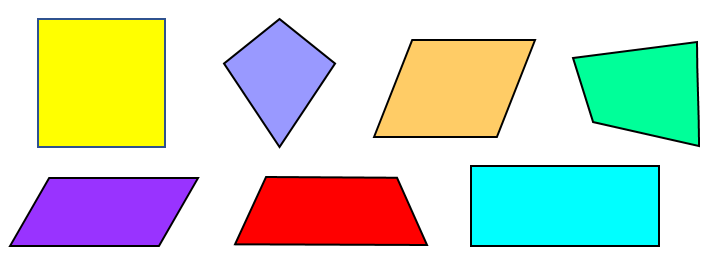
#> input picture img/shapes.png, 711 x 257 px
$ python 0804-cornerHarris-subPix.py   (older library calls are emulated)
#> lines starting #> are read from the running program, lines starting #| are printed output that depends on the picture; after the words box and inside, x2 and y2 are one past the last pixel; in counts of white or black regions, pixels touching at a corner belong together
# 0804.py
import cv2
import numpy as np

#1
def findLocalMaxima(src):
    kernel = cv2.getStructuringElement(shape = cv2.MORPH_RECT, ksize = (11,11))
    dilate = cv2.dilate(src, kernel) # local max if kernel = None, 3x3
    localMax = (src == dilate)

    erode = cv2.erode(src, kernel) # local min if kernel = None, 3x3
    localMax2 = src > erode
    localMax &= localMax2
    points = np.argwhere(localMax == True)
    points[:,[0,1]] = points[:,[1,0]] # switch x,y
    return points

#2
src = cv2.imread('../../img/shapes.png')
#> src is the input picture: shape (257, 711, 3); mean B, G, R 195.7, 214.3, 204.1
gray = cv2.cvtColor(src, cv2.COLOR_BGR2GRAY)
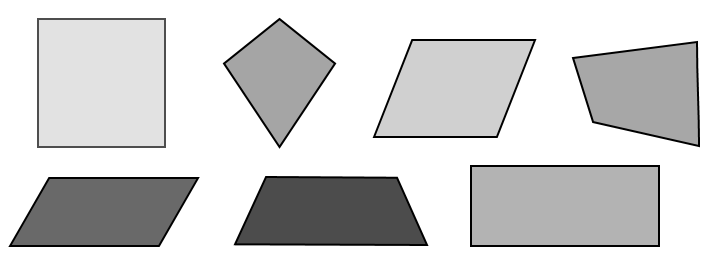
#> gray: shape (257, 711); min 0, max 255, mean 209.2
res = cv2.cornerHarris(gray, blockSize = 5, ksize = 3, k = 0.01)
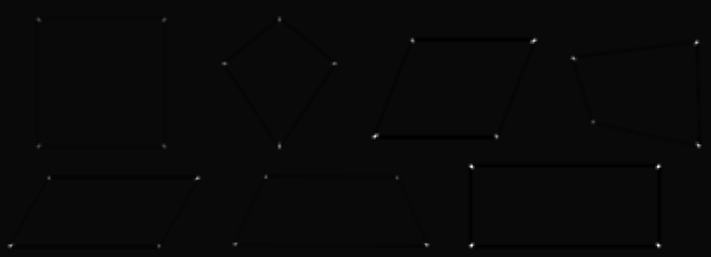
#> res: shape (257, 711) float32; min -0.00444, max 0.117, mean -2.03e-05; drawn with min black and max white
ret, res = cv2.threshold(np.abs(res), 0.02, 0, cv2.THRESH_TOZERO)
res8 = cv2.normalize(res, None, 0, 255, cv2.NORM_MINMAX, dtype = cv2.CV_8U)
cv2.imshow('res8', res8)

corners = findLocalMaxima(res)
#> in findLocalMaxima, `dilate = cv2.dilate(src, kernel)`:
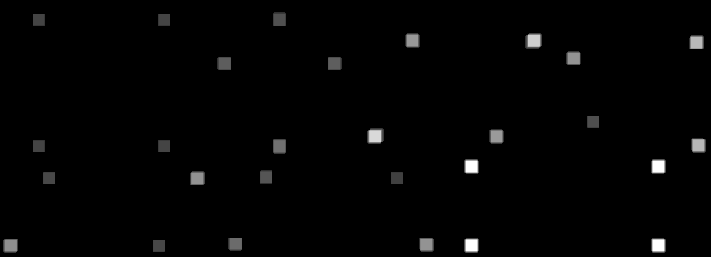
#> dilate: shape (257, 711) float32; min 0, max 0.117, mean 0.0016; drawn with min black and max white
#> in findLocalMaxima, `localMax = (src == dilate)`:
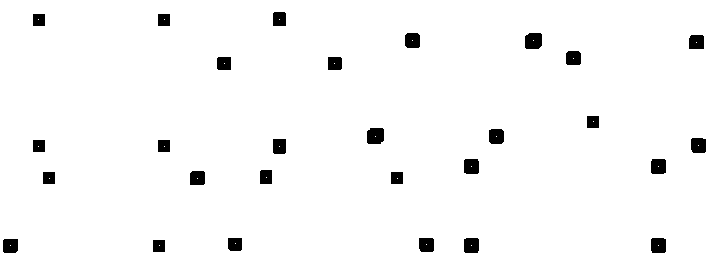
#> localMax: shape (257, 711) bool; 97.1% white; 28 black regions, largest, box (x1, y1, x2, y2) and area: (525, 33, 542, 49) 255, (367, 128, 384, 144) 255, (464, 159, 479, 174) 218
#> in findLocalMaxima, `erode = cv2.erode(src, kernel)`: erode: shape (257, 711) float32; every value is 0
#> in findLocalMaxima, `localMax2 = src > erode`:
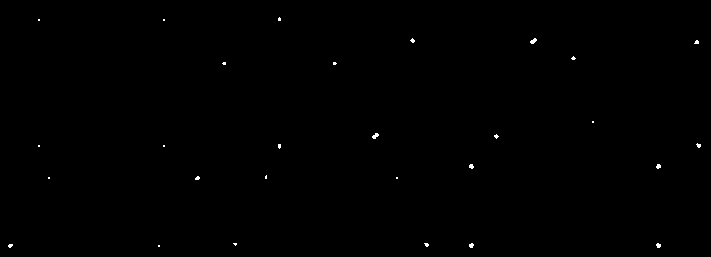
#> localMax2: shape (257, 711) bool; 0.18% white in thin lines or dots, all inside (x1, y1, x2, y2) = (8, 17, 701, 248)
#> in findLocalMaxima, `localMax &= localMax2`:
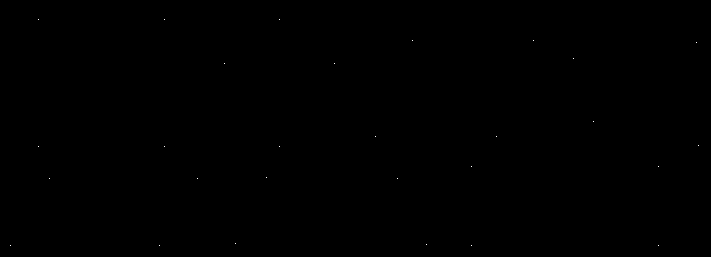
#> localMax: shape (257, 711) bool; 0.02% white in thin lines or dots, all inside (x1, y1, x2, y2) = (10, 19, 699, 246)
#> in findLocalMaxima, `points = np.argwhere(localMax == True)`: points = 28 pairs, first value 19 to 245, second value 10 to 698
#> corners = 28 pairs, first value 10 to 698, second value 19 to 245
print('corners = ', corners)
#> (printed output is left out)

#3
# corners = np.float32(corners).copy()
corners = corners.astype(np.float32, order = 'C')
term_crit = (cv2.TERM_CRITERIA_MAX_ITER + cv2.TERM_CRITERIA_EPS, 10, 0.01)
corners2 = cv2.cornerSubPix(gray, corners, (5,5), (-1,-1), term_crit)
#> corners2 = 28 pairs, first value 7.96 to 699.2, second value 17.53 to 246.4
print('corners2 = ', corners2)
#> (printed output is left out)

dst = src.copy()
for x,y in corners2:
    cv2.circle(dst, (x,y), 3, (0,0,255), 2)
#> this loop made 28 passes
#> (x, y) on passes 1 to 12: (37.17, 18.17), (164.8, 18.17), (279.1, 17.53), (411.5, 39.23), (535.5, 39.04), (697.2, 40.61), (571.5, 57.14), (222.5, 63.1), (335.5, 63.1), (592.3, 121.9), (372.6, 137), (496.5, 136.8)
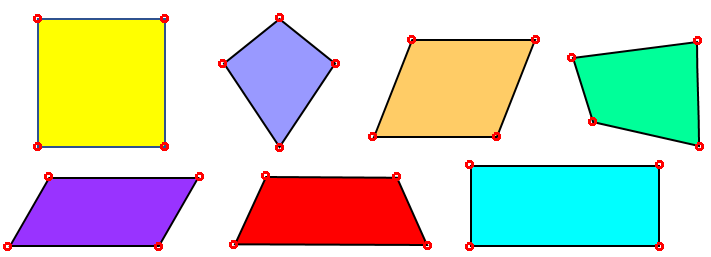
#> dst: shape (257, 711, 3); 0.9% of pixels changed, all inside (x1, y1, x2, y2) = (3, 13, 704, 251)

cv2.imshow('dst', dst)
cv2.waitKey(0)
cv2.destroyAllWindows()
